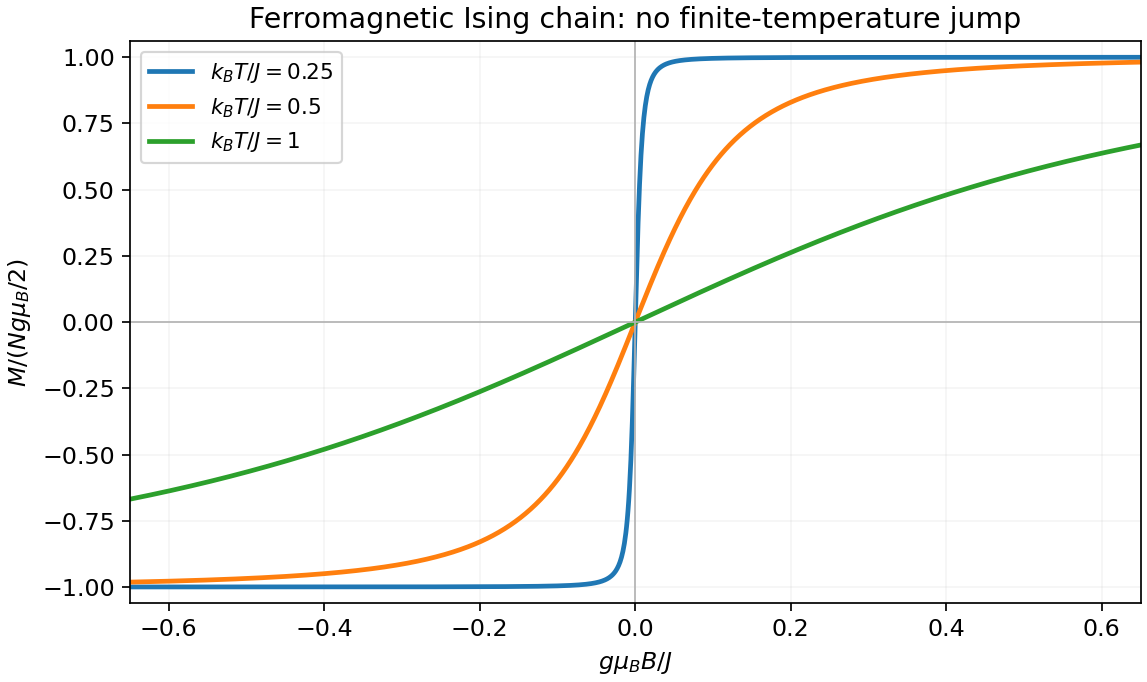

The Python source for this figure:
"""Original teaching figure; Python 3.14, NumPy 2.3.5, Matplotlib 3.10.7. Writes PNG basename to cwd."""
import matplotlib
matplotlib.use("Agg")
import matplotlib.pyplot as plt
import numpy as np
from pathlib import Path
plt.rcParams.update({"font.size":11,"figure.facecolor":"white","axes.facecolor":"white","savefig.facecolor":"white"})

x=np.linspace(-.65,.65,1401)
fig,ax=plt.subplots(figsize=(7.4,4.4),layout='constrained')
for t in [.25,.5,1.]:
 b=x/(2*t);m=np.sinh(b)/np.sqrt(np.sinh(b)**2+np.exp(-2/t));ax.plot(x,m,lw=2.2,label=fr'$k_BT/J={t:g}$')
ax.axhline(0,color='.7',lw=.8);ax.axvline(0,color='.7',lw=.8)
ax.set(xlim=(-.65,.65),ylim=(-1.06,1.06),xlabel=r'$g\mu_B B/J$',ylabel=r'$M/(Ng\mu_B/2)$',title='Ferromagnetic Ising chain: no finite-temperature jump')
ax.legend(loc='upper left',fontsize=10);ax.grid(alpha=.13)
fig.savefig(Path(__file__).stem+'.png',dpi=155,facecolor='white');plt.close(fig)
